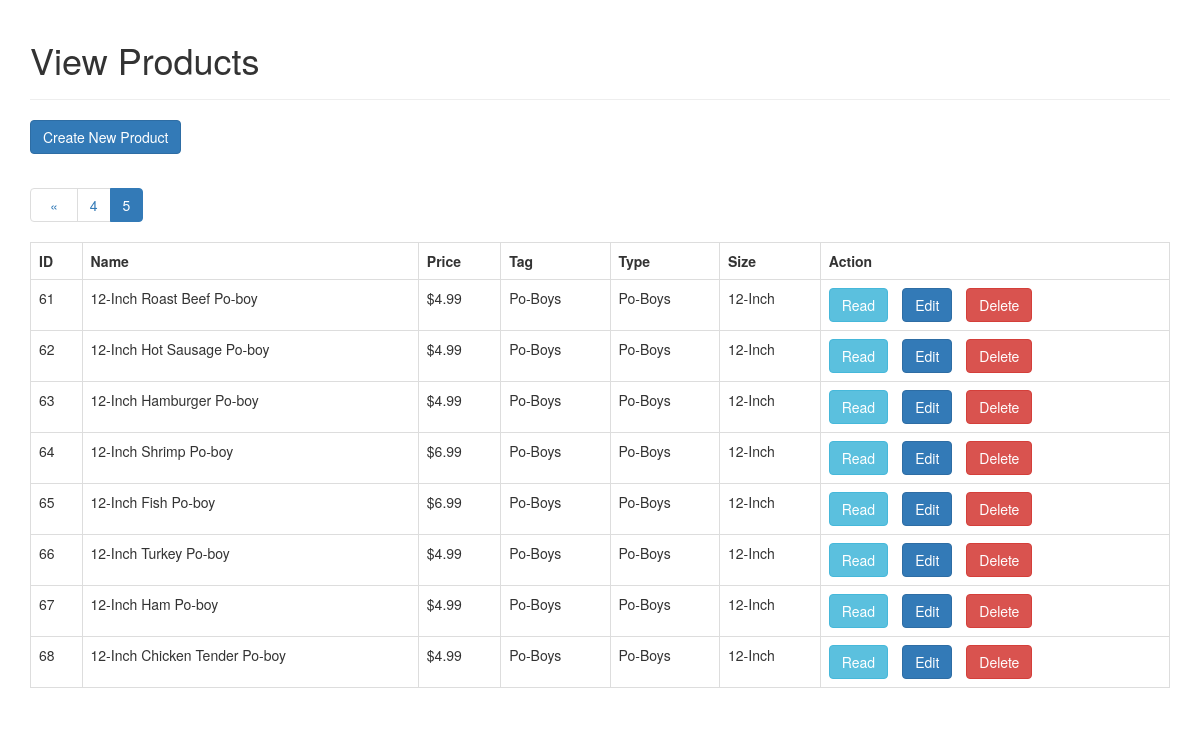
Page /read.php?page=5 on the committed database.
### tables this page shows
CREATE TABLE `menu` (
  `id` int(255) NOT NULL,
  `foodName` text NOT NULL,
  `foodPrice` decimal(6,2) NOT NULL,
  `foodTag` text NOT NULL,
  `foodType` text NOT NULL,
  `foodSize` text NOT NULL,
  `foodImage` blob NOT NULL
);

### Database/databaseconnection.php (called while the page is built, shortened)
<?php
$page = isset($_GET['page']) ? $_GET['page'] : 1;
$records_per_page = 15;
$from_record_num = ($records_per_page * $page) - $records_per_page;

### read.php (the view, shortened to what this page needs)
<!DOCTYPE HTML>
<html>
<head>
    <link rel="stylesheet" href="libs/bootstrap-3.3.7/css/bootstrap.min.css" />
</head>
<body>
<div class="container">
    <div class="page-header">
        <h1>View Products</h1>
    </div>
    <?php
    include 'Database/databaseconnection.php';
    $query = "SELECT id, foodName, foodPrice, foodTag, foodType, foodSize FROM menu ORDER BY id ASC
      LIMIT :from_record_num, :records_per_page";
    $stmt = $con->prepare($query);
    $stmt->bindParam(":from_record_num", $from_record_num, PDO::PARAM_INT);
    $stmt->bindParam(":records_per_page", $records_per_page, PDO::PARAM_INT);
    $stmt->execute();
    $num = $stmt->rowCount();
    echo "<a href='create.php' class='btn btn-primary m-b-1em'>Create New Product</a>";
    if($num>0){
        echo "<table class='table table-hover table-responsive table-bordered'>";
        echo "<tr>";
        echo "<th>ID</th>";
        echo "<th>Name</th>";
        echo "<th>Price</th>";
        echo "<th>Tag</th>";
        echo "<th>Type</th>";
        echo "<th>Size</th>";
        echo "<th>Action</th>";
        echo "</tr>";
        while ($row = $stmt->fetch(PDO::FETCH_ASSOC)){
            extract($row);
            echo "<tr>";
            echo "<td>{$id}</td>";
            echo "<td>{$foodName}</td>";
            echo "<td>&#36;{$foodPrice}</td>";
            echo "<td>{$foodTag}</td>";
            echo "<td>{$foodType}</td>";
            echo "<td>{$foodSize}</td>";
            echo "<td>";
            echo "<a href='read_one.php?id={$id}' class='btn btn-info m-r-1em'>Read</a>";
            echo "<a href='update.php?id={$id}' class='btn btn-primary m-r-1em'>Edit</a>";
            echo "<a href='#' onclick='delete_user({$id});'  class='btn btn-danger'>Delete</a>";
            echo "</td>";
            echo "</tr>";
        }
        include_once "paging.php";
        echo "</table>";
    }
        else{
            echo "<div class='alert alert-danger'>No records found.</div>";
    }
    ?>
</div>
</body>
</html>

### read.php (style rules this page uses)
.m-r-1em { margin-right:1em; }
.m-b-1em { margin-bottom:1em; }

### rows in the picture
menu: id "61", foodName "12-Inch Roast Beef Po-boy", foodPrice "4.99", foodTag "Po-Boys", foodType "Po-Boys", foodSize "12-Inch"
menu: id "62", foodName "12-Inch Hot Sausage Po-boy", foodPrice "4.99", foodTag "Po-Boys", foodType "Po-Boys", foodSize "12-Inch"
menu: id "63", foodName "12-Inch Hamburger Po-boy", foodPrice "4.99", foodTag "Po-Boys", foodType "Po-Boys", foodSize "12-Inch"
menu: id "64", foodName "12-Inch Shrimp Po-boy", foodPrice "6.99", foodTag "Po-Boys", foodType "Po-Boys", foodSize "12-Inch"
menu: id "65", foodName "12-Inch Fish Po-boy", foodPrice "6.99", foodTag "Po-Boys", foodType "Po-Boys", foodSize "12-Inch"
menu: id "66", foodName "12-Inch Turkey Po-boy", foodPrice "4.99", foodTag "Po-Boys", foodType "Po-Boys", foodSize "12-Inch"
menu: id "67", foodName "12-Inch Ham Po-boy", foodPrice "4.99", foodTag "Po-Boys", foodType "Po-Boys", foodSize "12-Inch"
menu: id "68", foodName "12-Inch Chicken Tender Po-boy", foodPrice "4.99", foodTag "Po-Boys", foodType "Po-Boys", foodSize "12-Inch"
